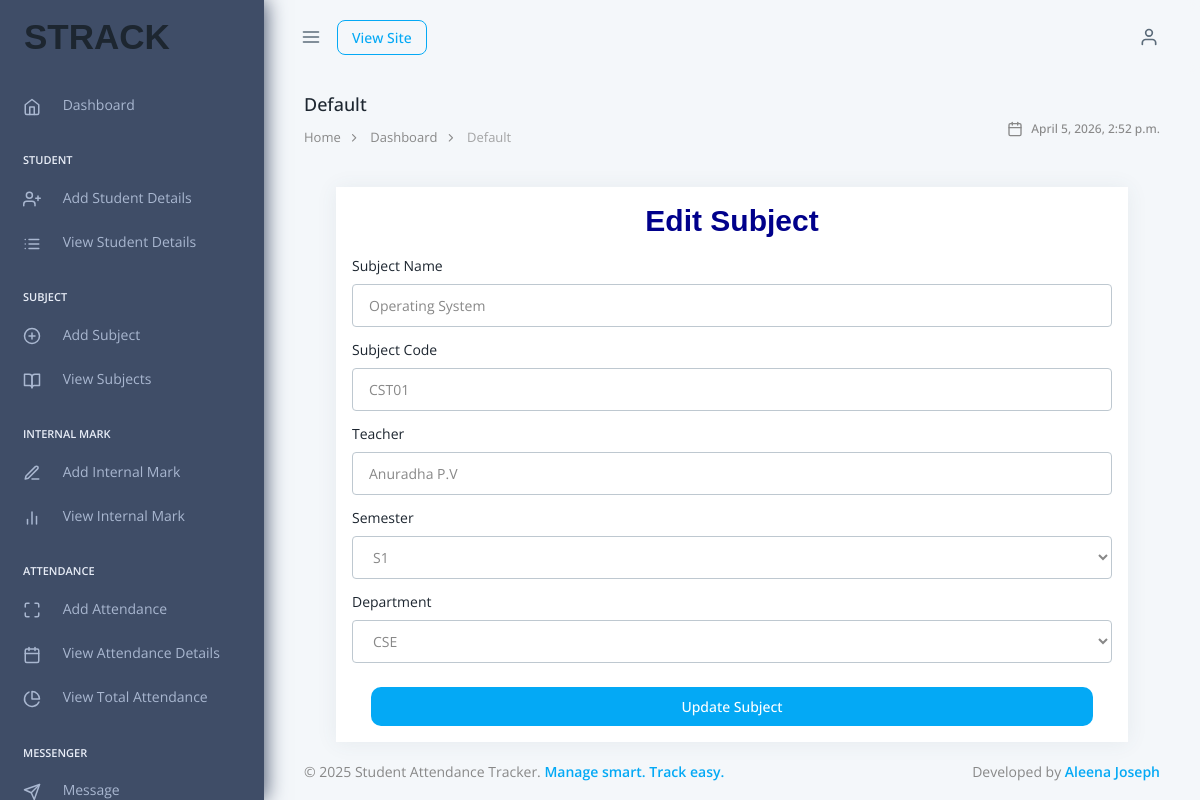
The app's page /EditsubjectPage/5/ with its own data.
### TeacherApp/models.py (models this page shows, shortened)
class Subjectdb(models.Model):
    Subject_name = models.CharField(max_length=30,unique=True)
    Subject_code = models.CharField(max_length=30, unique=True)
    Subject_teacher = models.CharField(max_length=30)
    Subject_sem = models.CharField(max_length=30)
    Subject_dep = models.CharField(max_length=30)

### TeacherApp/views.py (the view)
# urls.py: path('EditsubjectPage/<int:sub_id>/', views.EditsubjectPage, name="EditsubjectPage"),
def EditsubjectPage(request, sub_id):
    date = datetime.datetime.now()
    subject = Subjectdb.objects.get(id=sub_id)
    return render(request, "editsubject.html", {'subject': subject, 'date': date})

### TeacherApp/templates/editsubject.html (shortened to what this page needs)
{% extends 'index.html' %}
{% load static %}
{% block content %}
<div class="col-md-6">
    <div class="card shadow-lg p-4">
        <h3 class="text-center mb-4" style="color:darkblue; font-weight:bold; font-size:30px; font-family:Arial;">Edit
            Subject</h3>
        <form method="POST" action="{% url 'Updatesubject' sub_id=subject.id %}" name="myform"
              onsubmit="return Validation()">
            <div class="mb-3">
                <label class="form-label">Subject Name</label>
                <input type="text" name="subject_name" placeholder="Enter Subject Name" class="form-control"
                       value="{{subject.Subject_name}}" onkeyup="Validatesubname()">
            </div>
            <div class="mb-3">
                <label class="form-label">Subject Code</label>
                <input type="text" name="subject_code" placeholder="Eg: CS401" class="form-control"
                       value="{{subject.Subject_code}}" onkeyup="Validatesubcode()">
            </div>
            <div class="mb-3">
                <label class="form-label">Teacher</label>
                <input type="text" name="subject_teacher" placeholder="Teacher" class="form-control"
                       value="{{subject.Subject_teacher}}" onkeyup="Validateteacher()">
            </div>
            <div class="mb-3">
                <label class="form-label">Semester</label>
                <select name="subject_sem" class="form-control" onchange="Validatesem()">
                    <option value="S1" {% if subject.Subject_sem == "S1" %}selected{% endif %}>S1</option>
                </select>
            </div>
            <div class="mb-3">
                <label class="form-label">Department</label>
                <select name="subject_dep" class="form-control" onchange="Validatedep()">
                    <option value="CSE" {% if subject.Subject_dep == "CSE" %}selected{% endif %}>CSE</option>
                </select>
            </div>
            <div class="text-center">
                <button type="submit" class="btn btn-primary mt-3" style="width:95%; border-radius:10px;">
                    Update Subject
                </button>
            </div>
        </form>
    </div>
</div>
{% endblock %}

### records on screen
Subjectdb: subject_name "Operating System", subject_code "CST01", subject_teacher "Anuradha P.V", subject_sem "S1", subject_dep "CSE"
